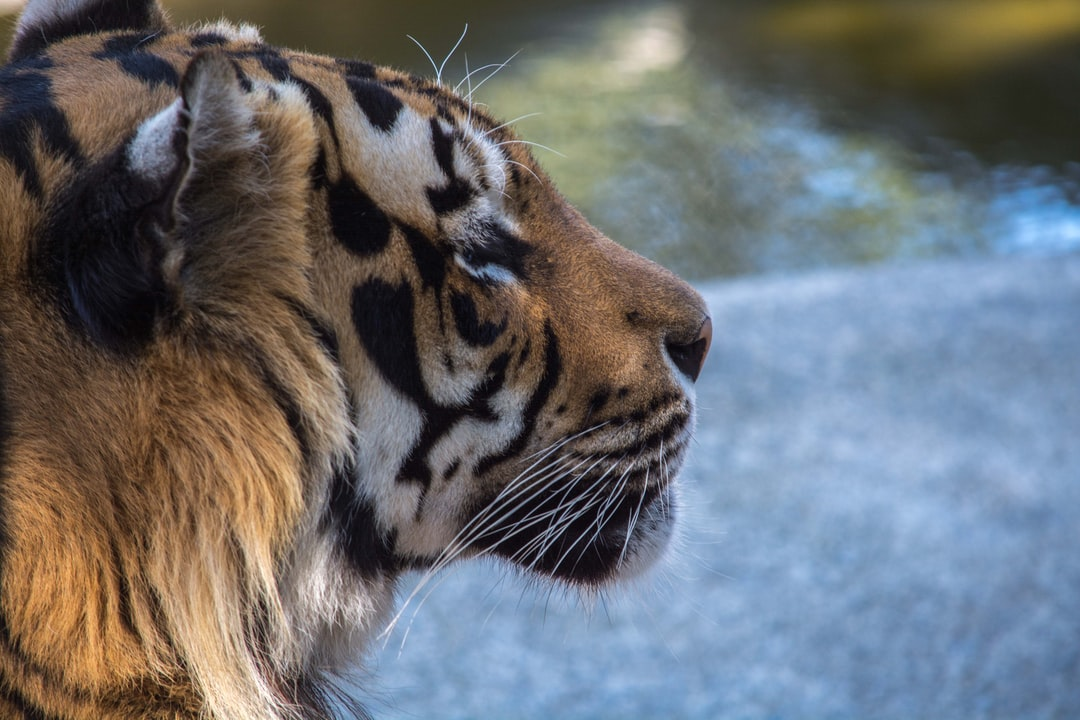
#> input picture images/ImagemOriginal.jpg, 1080 x 720 px, found by its file name
$ python questao16.py
#> lines starting #> are read from the running program, lines starting #| are printed output that depends on the picture
import cv2
import matplotlib.pyplot as plt

image = cv2.imread('C:/Users/User/Desktop/GIT/LapiscoComputerVisionPython/images/ImagemOriginal.jpg')
#> image is the input picture: shape (720, 1080, 3); mean B, G, R 113.4, 109.7, 107.7

grayscale_image = cv2.cvtColor(image, cv2.COLOR_BGR2GRAY)
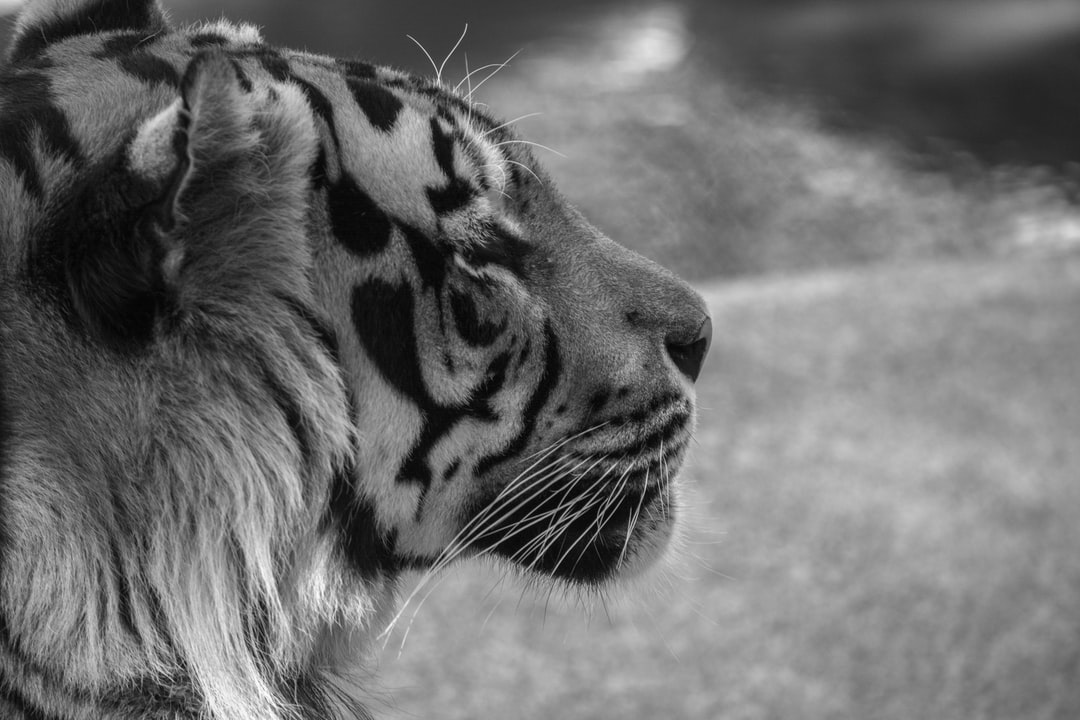
#> grayscale_image: shape (720, 1080); min 1, max 254, mean 109.5

equalized_image = cv2.equalizeHist(grayscale_image)
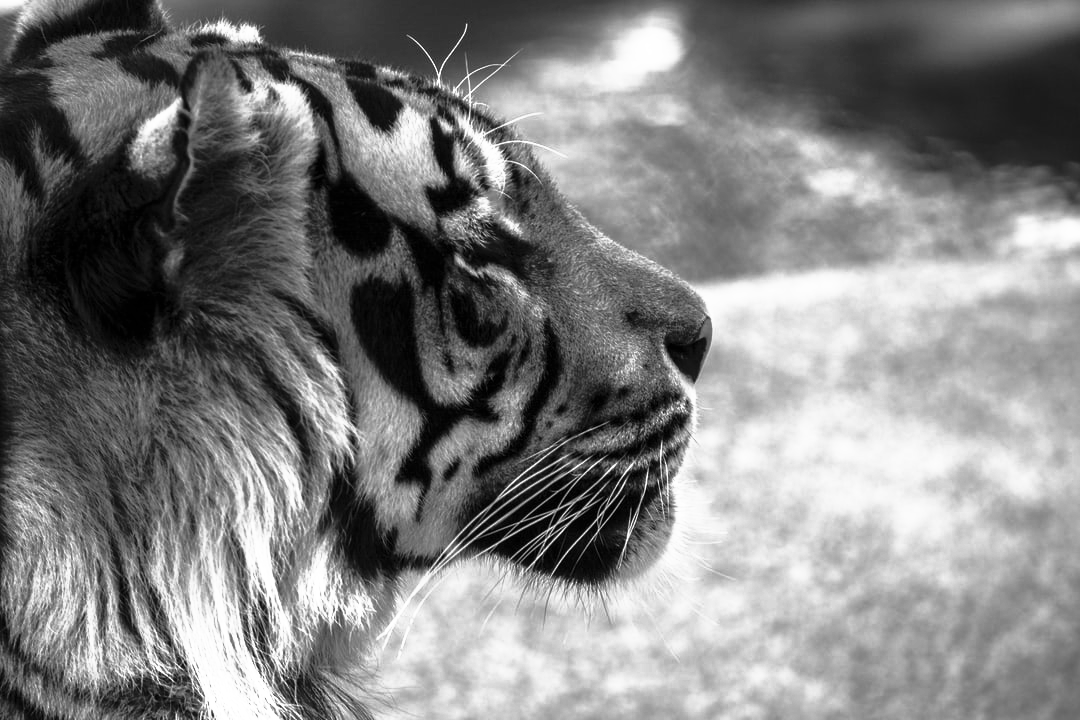
#> equalized_image: shape (720, 1080); min 0, max 255, mean 128.3

original_hist = cv2.calcHist(grayscale_image, channels=[0], mask=None, histSize=[256], ranges=[0, 256])
#> original_hist = 256 values, max 54 at index 57, min 0 at index 0, mean 4.22
equalized_hist = cv2.calcHist(equalized_image, channels=[0], mask=None, histSize=[256], ranges=[0, 256])
#> equalized_hist = 256 values, max 54 at index 47, min 0 at index 0, mean 4.22

plt.figure(1)
plt.subplot(221)
plt.imshow(grayscale_image, cmap='gray')
plt.subplot(222)
plt.hist(grayscale_image.ravel(), 256, [0, 256])
plt.subplot(223)
plt.imshow(equalized_image, cmap='gray')
plt.subplot(224)
plt.hist(equalized_image.ravel(), 256, [0, 256])
plt.show()
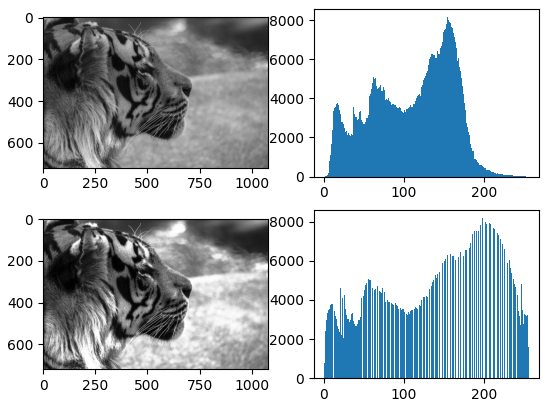
#> figure drawn by matplotlib, 4 panels; panel 2: tallest bar 8178 high, from x = 154 to 155; panel 4: tallest bar 8178 high, from x = 198 to 199
